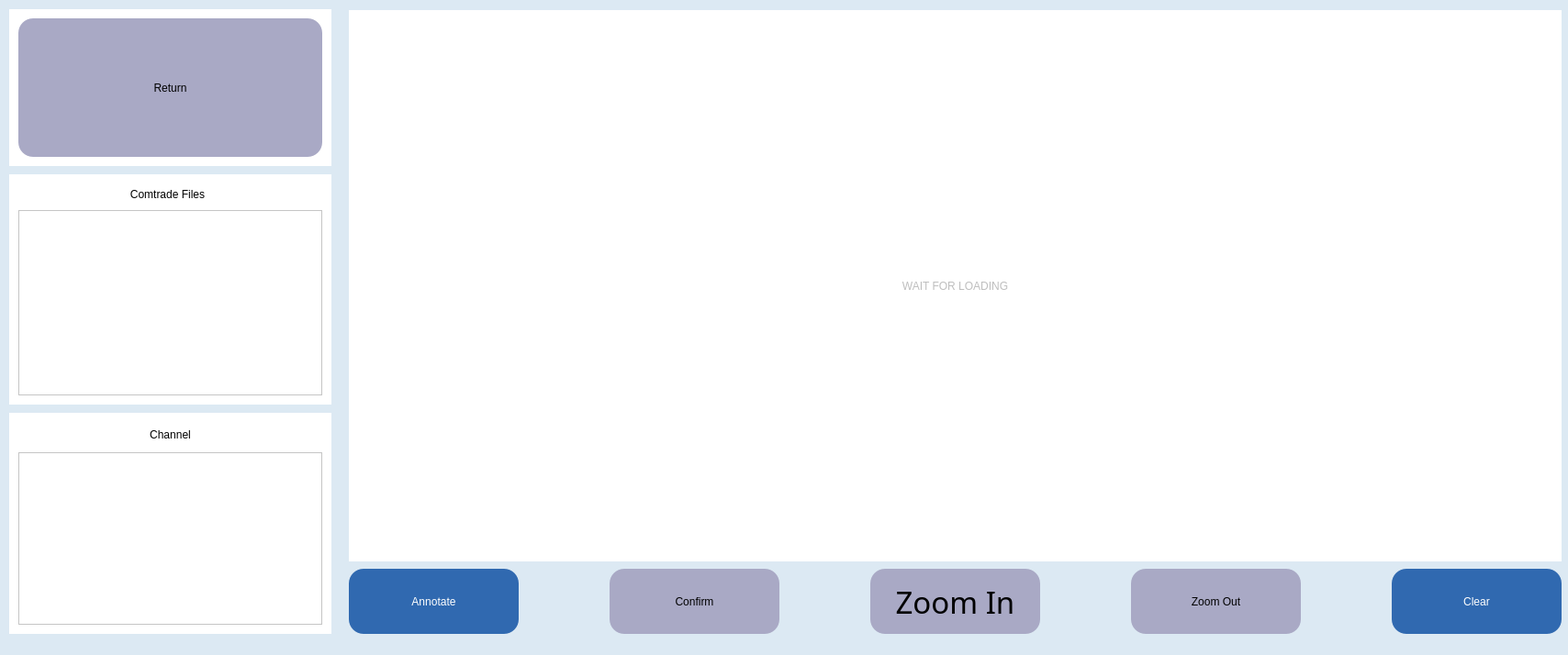
<?xml version="1.0" encoding="UTF-8"?>
<ui version="4.0">
 <class>main</class>
 <widget class="QMainWindow" name="main">
  <property name="geometry">
   <rect>
    <x>0</x>
    <y>0</y>
    <width>1708</width>
    <height>714</height>
   </rect>
  </property>
  <property name="sizePolicy">
   <sizepolicy hsizetype="Expanding" vsizetype="Preferred">
    <horstretch>0</horstretch>
    <verstretch>0</verstretch>
   </sizepolicy>
  </property>
  <property name="windowTitle">
   <string>LabelSIG</string>
  </property>
  <property name="layoutDirection">
   <enum>Qt::LeftToRight</enum>
  </property>
  <property name="styleSheet">
   <string notr="true">background-color: rgb(220, 233, 243);</string>
  </property>
  <widget class="QWidget" name="centralwidget">
   <property name="styleSheet">
    <string notr="true"/>
   </property>
   <widget class="QLabel" name="label_container">
    <property name="geometry">
     <rect>
      <x>380</x>
      <y>11</y>
      <width>1321</width>
      <height>601</height>
     </rect>
    </property>
    <property name="autoFillBackground">
     <bool>false</bool>
    </property>
    <property name="styleSheet">
     <string notr="true">background-color: rgb(255, 255, 255);
color: rgb(190, 190, 190);
font: 48pt &quot;Bahnschrift Condensed&quot;;</string>
    </property>
    <property name="text">
     <string>WAIT FOR LOADING</string>
    </property>
    <property name="alignment">
     <set>Qt::AlignCenter</set>
    </property>
   </widget>
   <widget class="QWidget" name="widget_3" native="true">
    <property name="geometry">
     <rect>
      <x>10</x>
      <y>450</y>
      <width>351</width>
      <height>241</height>
     </rect>
    </property>
    <property name="styleSheet">
     <string notr="true">background-color: rgb(255, 255, 255);</string>
    </property>
    <widget class="QWidget" name="layoutWidget">
     <property name="geometry">
      <rect>
       <x>10</x>
       <y>10</y>
       <width>331</width>
       <height>221</height>
      </rect>
     </property>
     <layout class="QGridLayout" name="gridLayout_6">
      <item row="0" column="0">
       <widget class="QLabel" name="label_name_cfg_4">
        <property name="sizePolicy">
         <sizepolicy hsizetype="Expanding" vsizetype="Expanding">
          <horstretch>0</horstretch>
          <verstretch>2</verstretch>
         </sizepolicy>
        </property>
        <property name="styleSheet">
         <string notr="true">font: 15pt &quot;Bahnschrift Condensed&quot;;</string>
        </property>
        <property name="text">
         <string>Channel</string>
        </property>
        <property name="alignment">
         <set>Qt::AlignCenter</set>
        </property>
       </widget>
      </item>
      <item row="1" column="0">
       <widget class="QListWidget" name="channel_list_widget">
        <property name="sizePolicy">
         <sizepolicy hsizetype="Expanding" vsizetype="Expanding">
          <horstretch>0</horstretch>
          <verstretch>14</verstretch>
         </sizepolicy>
        </property>
        <property name="styleSheet">
         <string notr="true">QListWidget {border:none;};
font: 16pt 'Bahnschrift Condensed';
    </string>
        </property>
       </widget>
      </item>
     </layout>
    </widget>
   </widget>
   <widget class="QWidget" name="widget_4" native="true">
    <property name="geometry">
     <rect>
      <x>10</x>
      <y>190</y>
      <width>351</width>
      <height>251</height>
     </rect>
    </property>
    <property name="styleSheet">
     <string notr="true">background-color: rgb(255, 255, 255);</string>
    </property>
    <widget class="QWidget" name="layoutWidget">
     <property name="geometry">
      <rect>
       <x>10</x>
       <y>10</y>
       <width>331</width>
       <height>231</height>
      </rect>
     </property>
     <layout class="QGridLayout" name="gridLayout_7">
      <item row="0" column="0">
       <widget class="QLabel" name="label_name_cfg_5">
        <property name="sizePolicy">
         <sizepolicy hsizetype="Expanding" vsizetype="Expanding">
          <horstretch>0</horstretch>
          <verstretch>2</verstretch>
         </sizepolicy>
        </property>
        <property name="styleSheet">
         <string notr="true">font: 15pt &quot;Bahnschrift Condensed&quot;;</string>
        </property>
        <property name="text">
         <string>Comtrade Files</string>
        </property>
        <property name="alignment">
         <set>Qt::AlignCenter</set>
        </property>
       </widget>
      </item>
      <item row="1" column="0" colspan="2">
       <widget class="QListWidget" name="comtrade_list_widget">
        <property name="sizePolicy">
         <sizepolicy hsizetype="Expanding" vsizetype="Expanding">
          <horstretch>0</horstretch>
          <verstretch>18</verstretch>
         </sizepolicy>
        </property>
        <property name="styleSheet">
         <string notr="true">QListWidget {border:none;};
font: 20pt 'Bahnschrift Condensed';
    </string>
        </property>
       </widget>
      </item>
     </layout>
    </widget>
   </widget>
   <widget class="QWidget" name="layoutWidget">
    <property name="geometry">
     <rect>
      <x>380</x>
      <y>620</y>
      <width>1321</width>
      <height>71</height>
     </rect>
    </property>
    <layout class="QGridLayout" name="gridLayout" columnstretch="2,1,2,1,2,1,2,1,2">
     <property name="sizeConstraint">
      <enum>QLayout::SetNoConstraint</enum>
     </property>
     <item row="0" column="4">
      <widget class="QPushButton" name="button_zoom_in">
       <property name="sizePolicy">
        <sizepolicy hsizetype="Expanding" vsizetype="Expanding">
         <horstretch>0</horstretch>
         <verstretch>0</verstretch>
        </sizepolicy>
       </property>
       <property name="font">
        <font>
         <family>Bahnschrift Condensed</family>
         <pointsize>25</pointsize>
         <weight>50</weight>
         <italic>false</italic>
         <bold>false</bold>
        </font>
       </property>
       <property name="styleSheet">
        <string notr="true">color: rgb(0, 0, 0);
background-color: rgb(169, 169, 197);border-radius: 16px;
font: 25pt &quot;Bahnschrift Condensed&quot;;</string>
       </property>
       <property name="text">
        <string>Zoom In</string>
       </property>
      </widget>
     </item>
     <item row="0" column="2">
      <widget class="QPushButton" name="button_confirm">
       <property name="sizePolicy">
        <sizepolicy hsizetype="Expanding" vsizetype="Expanding">
         <horstretch>0</horstretch>
         <verstretch>0</verstretch>
        </sizepolicy>
       </property>
       <property name="styleSheet">
        <string notr="true">color: rgb(0, 0, 0);
font: 25pt &quot;Bahnschrift Condensed&quot;;
background-color: rgb(169, 169, 197);border-radius: 16px;</string>
       </property>
       <property name="text">
        <string>Confirm</string>
       </property>
      </widget>
     </item>
     <item row="0" column="0">
      <widget class="QPushButton" name="button_annotate">
       <property name="sizePolicy">
        <sizepolicy hsizetype="Expanding" vsizetype="Expanding">
         <horstretch>0</horstretch>
         <verstretch>0</verstretch>
        </sizepolicy>
       </property>
       <property name="styleSheet">
        <string notr="true">color: rgb(255, 255, 255);
font: 25pt &quot;Bahnschrift Condensed&quot;;
background-color: rgb(48, 105, 176);border-radius: 16px;</string>
       </property>
       <property name="text">
        <string>Annotate</string>
       </property>
      </widget>
     </item>
     <item row="0" column="1">
      <spacer name="horizontalSpacer_2">
       <property name="orientation">
        <enum>Qt::Horizontal</enum>
       </property>
       <property name="sizeHint" stdset="0">
        <size>
         <width>40</width>
         <height>20</height>
        </size>
       </property>
      </spacer>
     </item>
     <item row="0" column="8">
      <widget class="QPushButton" name="button_clear">
       <property name="sizePolicy">
        <sizepolicy hsizetype="Expanding" vsizetype="Expanding">
         <horstretch>0</horstretch>
         <verstretch>0</verstretch>
        </sizepolicy>
       </property>
       <property name="styleSheet">
        <string notr="true">color: rgb(255, 255, 255);
font: 25pt &quot;Bahnschrift Condensed&quot;;
background-color: rgb(48, 105, 176);border-radius: 16px;</string>
       </property>
       <property name="text">
        <string>Clear</string>
       </property>
      </widget>
     </item>
     <item row="0" column="7">
      <spacer name="horizontalSpacer_4">
       <property name="orientation">
        <enum>Qt::Horizontal</enum>
       </property>
       <property name="sizeHint" stdset="0">
        <size>
         <width>40</width>
         <height>20</height>
        </size>
       </property>
      </spacer>
     </item>
     <item row="0" column="3">
      <spacer name="horizontalSpacer_3">
       <property name="orientation">
        <enum>Qt::Horizontal</enum>
       </property>
       <property name="sizeHint" stdset="0">
        <size>
         <width>40</width>
         <height>20</height>
        </size>
       </property>
      </spacer>
     </item>
     <item row="0" column="6">
      <widget class="QPushButton" name="button_zoom_out">
       <property name="sizePolicy">
        <sizepolicy hsizetype="Expanding" vsizetype="Expanding">
         <horstretch>0</horstretch>
         <verstretch>0</verstretch>
        </sizepolicy>
       </property>
       <property name="styleSheet">
        <string notr="true">color: rgb(0, 0, 0);
background-color: rgb(169, 169, 197);border-radius: 16px;
font: 25pt &quot;Bahnschrift Condensed&quot;;</string>
       </property>
       <property name="text">
        <string>Zoom Out</string>
       </property>
      </widget>
     </item>
     <item row="0" column="5">
      <spacer name="horizontalSpacer_5">
       <property name="orientation">
        <enum>Qt::Horizontal</enum>
       </property>
       <property name="sizeHint" stdset="0">
        <size>
         <width>40</width>
         <height>20</height>
        </size>
       </property>
      </spacer>
     </item>
    </layout>
   </widget>
   <widget class="QWidget" name="widget_6" native="true">
    <property name="geometry">
     <rect>
      <x>10</x>
      <y>10</y>
      <width>351</width>
      <height>171</height>
     </rect>
    </property>
    <property name="styleSheet">
     <string notr="true">background-color: rgb(255, 255, 255);</string>
    </property>
    <widget class="QWidget" name="layoutWidget_3">
     <property name="geometry">
      <rect>
       <x>10</x>
       <y>10</y>
       <width>331</width>
       <height>151</height>
      </rect>
     </property>
     <layout class="QGridLayout" name="gridLayout_9">
      <item row="0" column="0">
       <widget class="QPushButton" name="button_return">
        <property name="sizePolicy">
         <sizepolicy hsizetype="Expanding" vsizetype="Expanding">
          <horstretch>0</horstretch>
          <verstretch>0</verstretch>
         </sizepolicy>
        </property>
        <property name="styleSheet">
         <string notr="true">color: rgb(0, 0, 0);
font: 25pt &quot;Bahnschrift Condensed&quot;;
background-color: rgb(169, 169, 197);border-radius: 16px;</string>
        </property>
        <property name="text">
         <string>Return</string>
        </property>
       </widget>
      </item>
     </layout>
    </widget>
   </widget>
   <zorder>layoutWidget</zorder>
   <zorder>label_container</zorder>
   <zorder>widget_3</zorder>
   <zorder>widget_4</zorder>
   <zorder>widget_6</zorder>
  </widget>
  <widget class="QStatusBar" name="statusBar"/>
  <action name="actionAdd">
   <property name="text">
    <string>Edit</string>
   </property>
  </action>
  <action name="actionDel">
   <property name="text">
    <string>Del</string>
   </property>
  </action>
 </widget>
 <resources/>
 <connections/>
</ui>
